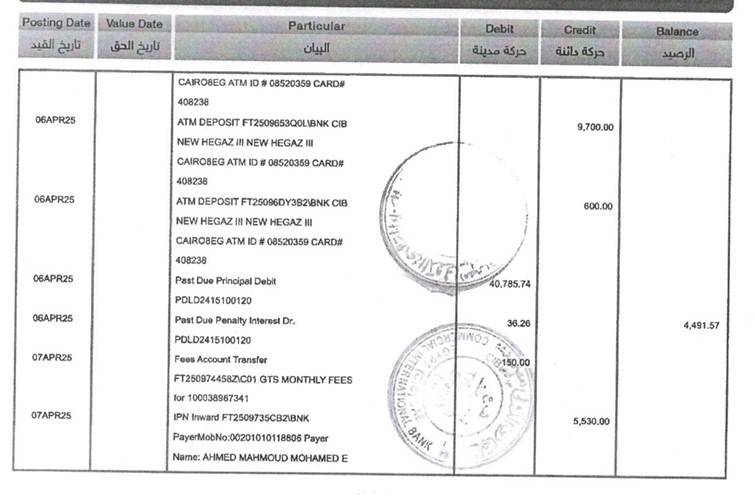
#> input picture data/samples/try1.jpg, 755 x 496 px
$ python cli.py --input ../data/samples/try1.jpg
#> lines starting #> are read from the running program, lines starting #| are printed output that depends on the picture; after the words box and inside, x2 and y2 are one past the last pixel; in counts of white or black regions, pixels touching at a corner belong together
### src/preprocessor.py
import cv2
import numpy as np
from .config import Config
from .utils.logger import timed

cfg = Config()

def _resize_max_w(img, max_w):
    h, w = img.shape[:2]
    if w <= max_w:
        return img
    scale = max_w / float(w)
    return cv2.resize(img, (int(w*scale), int(h*scale)), interpolation=cv2.INTER_AREA)

@timed("preprocess")
def preprocess(path):
#> called with path = '../data/samples/try1.jpg'
    img = cv2.imread(path, cv2.IMREAD_COLOR)
#> img is the input picture: shape (496, 755, 3); mean B, G, R 235, 234.7, 234.7
    if img is None:
        raise FileNotFoundError(path)
    img = _resize_max_w(img, cfg.max_width_for_geometry)

    gray = cv2.cvtColor(img, cv2.COLOR_BGR2GRAY)
    gray = cv2.medianBlur(gray, 3)

    # geometry image (binarized)
    geo = cv2.adaptiveThreshold(
        gray, 255, cv2.ADAPTIVE_THRESH_MEAN_C, cv2.THRESH_BINARY_INV, 31, 10
    )
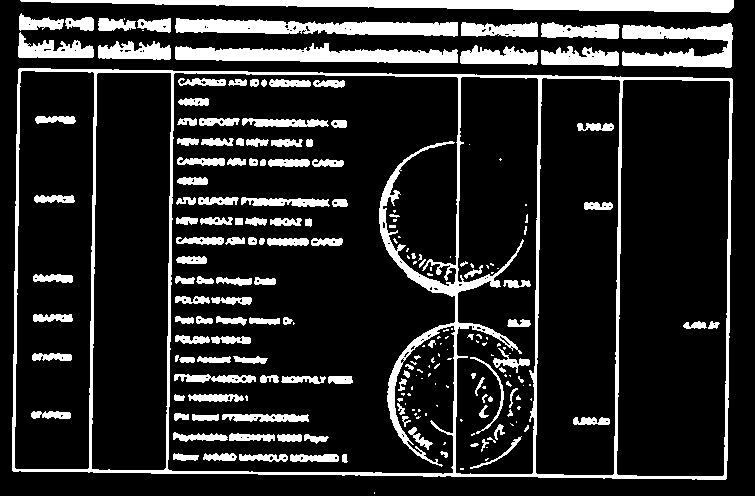
#> geo: shape (496, 755); 15.8% white; 219 white regions (84 under 20 px), largest, box (x1, y1, x2, y2) and area: (12, 68, 733, 480) 17371, (20, 0, 734, 13) 5372, (175, 43, 458, 63) 3471

    # ---- mild deskew (only if we have enough foreground) ----
    coords = np.column_stack(np.where(geo > 0))
#> coords = 59006 pairs, first value 0 to 493, second value 12 to 733
    if len(coords) > 10:
        rect = cv2.minAreaRect(coords.astype(np.float32))
#> rect = ((246.5, 372.5), (721, 493), -90)
        angle = rect[-1]
#> angle = -90
        if angle < -45:
            angle = -(90 + angle)
#> angle = 0
        else:
            angle = -angle

        if abs(angle) > 0.1:  # avoid pointless ~0° rotations
            (h, w) = img.shape[:2]
            M = cv2.getRotationMatrix2D((w // 2, h // 2), angle, 1.0)
            img  = cv2.warpAffine(img,  M, (w, h), flags=cv2.INTER_CUBIC,  borderMode=cv2.BORDER_REPLICATE)
            gray = cv2.warpAffine(gray, M, (w, h), flags=cv2.INTER_CUBIC,  borderMode=cv2.BORDER_REPLICATE)
            geo  = cv2.warpAffine(geo,  M, (w, h), flags=cv2.INTER_NEAREST, borderMode=cv2.BORDER_REPLICATE)

    # OCR image (clean, not binarized)
    ocr_img = cv2.cvtColor(img, cv2.COLOR_BGR2GRAY)
    ocr_img = cv2.bilateralFilter(ocr_img, d=5, sigmaColor=30, sigmaSpace=30)

    return geo, ocr_img

### src/pipeline.py
from typing import List
from .preprocessor import preprocess
from .detector import detect_words
from .segmenter import segment_structure
from .assigner import assign_cells
from .ocr_engine import ocr_cells
from .postprocessor import to_matrix
from .exporter import export_csv
from .utils.logger import timed

@timed("pipeline")
def run_pipeline(img_path: str, out_dir: str, langs: List[str]):
    geo, ocr_img = preprocess(img_path)
    words = detect_words(ocr_img, langs)

    # Heuristic reading direction
    arabic = sum(sum("\u0600" <= ch <= "\u06FF" for ch in w["text"]) for w in words)
    latin  = sum(sum("A" <= ch <= "z" for ch in w["text"]) for w in words)
    rtl = arabic > latin

    grid = segment_structure(words, rtl=rtl)
    cells = assign_cells(words, grid)
    cells = ocr_cells(ocr_img, cells, langs)
    matrix = to_matrix(cells)
    export_csv(matrix, out_dir, img_path)

### src/utils/logger.py
import time
from contextlib import contextmanager


@contextmanager
def timed(msg: str):
    t0 = time.time()
    yield
    dt = time.time() - t0
    print(f"[timed] {msg}: {dt:.3f}s")

### src/detector.py
from typing import List, Dict
import numpy as np
from .utils.logger import timed

try:
    import easyocr
except Exception:
    easyocr = None

_reader_cache = {}

@timed("detect_words")
def detect_words(img_ocr: np.ndarray, langs: List[str]) -> List[Dict]:
    if easyocr is None:
        raise ImportError("easyocr is not installed. Please `pip install easyocr`.")

    key = tuple(sorted(langs))
    if key not in _reader_cache:
        _reader_cache[key] = easyocr.Reader(langs, gpu=False, verbose=False)
    reader = _reader_cache[key]

    result = reader.readtext(img_ocr)
    out = []
    for (pts, text, conf) in result:
        if not text:
            continue
        xs = [p[0] for p in pts]
        ys = [p[1] for p in pts]
        x1, y1, x2, y2 = int(min(xs)), int(min(ys)), int(max(xs)), int(max(ys))
        out.append({'text': text.strip(), 'conf': float(conf), 'bbox': [x1, y1, x2, y2]})
    return out

### cli/cli.py
import argparse
from pathlib import Path
from src.pipeline import run_pipeline

def main():
    ap = argparse.ArgumentParser()
    ap.add_argument("--input", required=True)
    ap.add_argument("--output", default="data/outputs/")
    ap.add_argument("--langs", default="ar,en")
    args = ap.parse_args()

    Path(args.output).mkdir(parents=True, exist_ok=True)
    langs = [s.strip() for s in args.langs.split(",") if s.strip()]
    run_pipeline(args.input, args.output, langs)
#> (the call stopped at in detect_words, `_reader_cache[key] = easyocr.Reader(langs, gpu=False, verbose=False)`: easyocr is not available in this run)

if __name__ == "__main__":
    main()

$ run again, on data/samples/try3.jpg
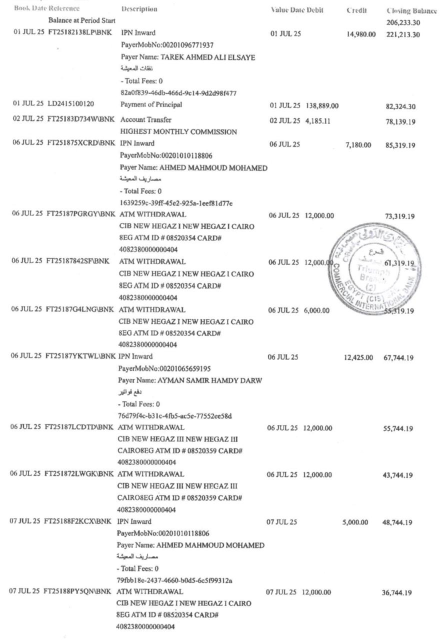
#> input picture data/samples/try3.jpg, 883 x 1280 px (shown at 1/2 size)
#> in preprocess, img is the input picture: shape (1280, 883, 3); mean B, G, R 245, 245, 245
#> in preprocess, `geo = cv2.adaptiveThreshold( gray, 255, cv2.ADAPTIVE_THRESH_MEAN_C, cv..`:
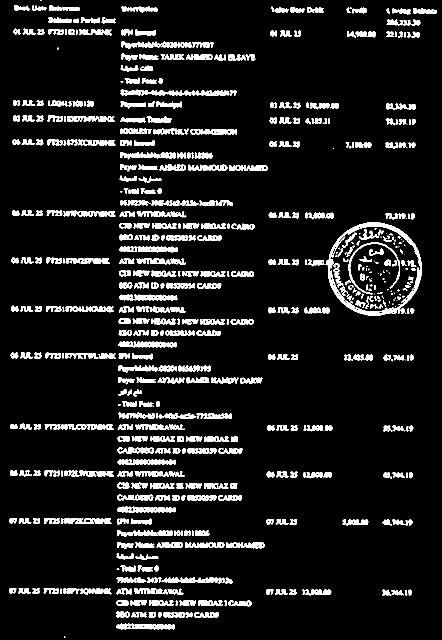
#> geo: shape (1280, 883) (shown at 1/2 size); 9.7% white; 579 white regions (90 under 20 px), largest, box (x1, y1, x2, y2) and area: (652, 445, 844, 631) 4205, (241, 179, 383, 191) 1064, (234, 1013, 352, 1025) 1044
#> coords = 110113 pairs, first value 0 to 1275, second value 18 to 873
#> rect = ((644.5, 437.4), (1273.8, 845.1), -1.2)
#> in preprocess, `angle = rect[-1]`: angle = -1.2
#> in preprocess, `angle = -angle`: angle = 1.2
#> M = [[1, 0.021, -13.36], [-0.021, 1, 9.41]]
#> in preprocess, `geo  = cv2.warpAffine(geo,  M, (w, h), flags=cv2.INTER_NEAREST, border..`:
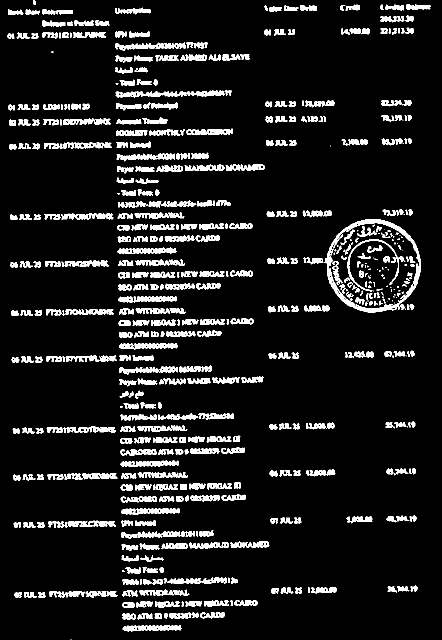
#> geo: shape (1280, 883) (shown at 1/2 size); 9.7% white; 577 white regions (89 under 20 px), largest, box (x1, y1, x2, y2) and area: (650, 438, 842, 625) 4206, (231, 182, 374, 195) 1063, (242, 1016, 360, 1029) 1044

$ run again, on data/samples/try4.jpg
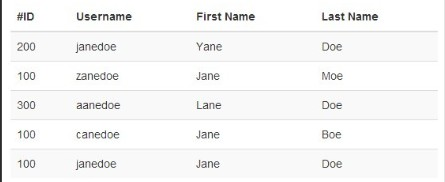
#> input picture data/samples/try4.jpg, 445 x 182 px
#> in preprocess, img is the input picture: shape (182, 445, 3); mean B, G, R 245.4, 245.6, 245.5
#> in preprocess, `gray = cv2.medianBlur(gray, 3)`:
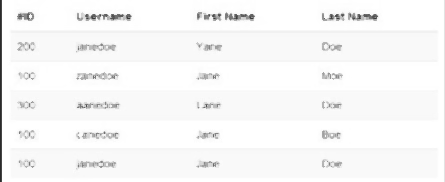
#> gray: shape (182, 445); min 43, max 255, mean 247.1
#> in preprocess, `geo = cv2.adaptiveThreshold( gray, 255, cv2.ADAPTIVE_THRESH_MEAN_C, cv..`:
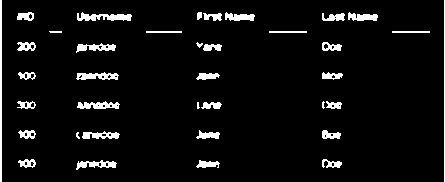
#> geo: shape (182, 445); 5.6% white; 37 white regions (3 under 20 px), largest, box (x1, y1, x2, y2) and area: (0, 0, 2, 182) 364, (77, 12, 132, 21) 302, (77, 101, 120, 109) 227
#> coords = 4575 pairs, first value 0 to 181, second value 0 to 444
#> rect = ((90.5, 222), (444, 181), -90)
#> in preprocess, `angle = rect[-1]`: angle = -90
#> in preprocess, `angle = -(90 + angle)`: angle = 0

$ run again, on data/samples/try5.jpg
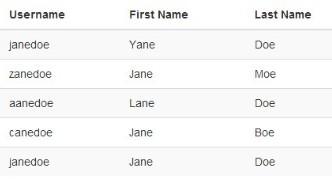
#> input picture data/samples/try5.jpg, 332 x 181 px
#> in preprocess, img is the input picture: shape (181, 332, 3); mean B, G, R 245.5, 245.6, 245.6
#> in preprocess, `geo = cv2.adaptiveThreshold( gray, 255, cv2.ADAPTIVE_THRESH_MEAN_C, cv..`:
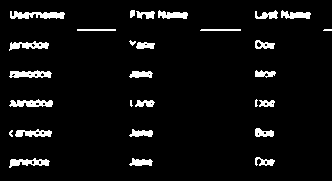
#> geo: shape (181, 332); 5.6% white; 28 white regions (4 under 20 px), largest, box (x1, y1, x2, y2) and area: (10, 11, 65, 19) 302, (9, 99, 53, 107) 241, (9, 70, 52, 78) 236
#> coords = 3390 pairs, first value 10 to 167, second value 9 to 331
#> rect = ((87.74, 169.9), (323, 156.1), -89.56)
#> in preprocess, `angle = rect[-1]`: angle = -89.56
#> in preprocess, `angle = -(90 + angle)`: angle = -0.437
#> M = [[1, -0.00763, 0.692], [0.00763, 1, -1.26]]
#> in preprocess, `geo  = cv2.warpAffine(geo,  M, (w, h), flags=cv2.INTER_NEAREST, border..`:
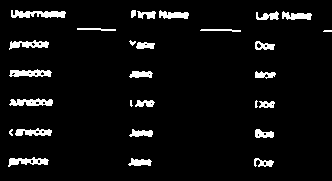
#> geo: shape (181, 332); 5.6% white; 28 white regions (4 under 20 px), largest, box (x1, y1, x2, y2) and area: (11, 10, 66, 18) 302, (9, 98, 53, 106) 241, (9, 69, 52, 77) 236
